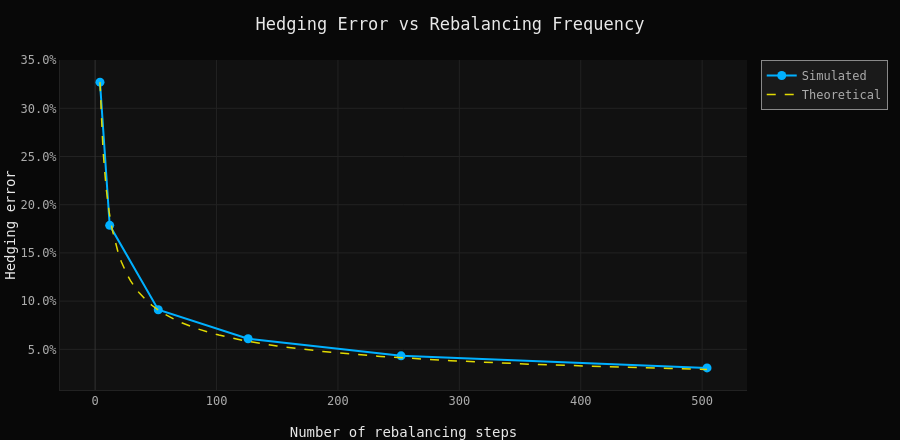

The notebook cell saved with this chart:
### Markdown cell above
## 5 · Hedging Error vs Rebalancing Frequency

Expected relationship: error ∝ 1/√n_steps

**Intuition**: at each step, the unhedged gamma exposure over interval dt produces a P&L of order ½·Γ·(ΔS)². Since (ΔS)² ∝ dt under GBM, each step contributes a variance of order dt². Summing over n = T/dt steps, the total variance scales as n · dt² = T · dt, which goes to zero as dt → 0 (i.e., n → ∞). Taking the square root gives std(P&L) ∝ √dt = √(T/n) ∝ 1/√n.

### Code cell
steps  = [4, 12, 52, 126, 252, 504]
labels = ["Quarterly", "Monthly", "Weekly", "Bi-weekly", "Daily", "Twice daily"]

df_freq = frequency_analysis(
    simulate_fn=simulate_gbm_paths,
    hedge_fn=run_delta_hedge,
    S0=config.S0, K=config.K, r=config.r, sigma=config.SIGMA, T=config.T,
    n_steps_range=steps, n_paths=500
)

# Theoretical 1/sqrt(n) fit
c_fit = df_freq["hedging_error"].iloc[0] * np.sqrt(df_freq["n_steps"].iloc[0])
n_fit = np.linspace(4, 504, 200)

fig = go.Figure()
fig.add_trace(go.Scatter(
    x=df_freq["n_steps"], y=df_freq["hedging_error"],
    mode="lines+markers", name="Simulated",
    line=dict(color=COLORS["blue"], width=2),
    marker=dict(size=9, color=COLORS["blue"]),
    text=labels, hovertemplate="%{text}<br>Error: %{y:.2%}"
))
fig.add_trace(go.Scatter(
    x=n_fit, y=c_fit / np.sqrt(n_fit),
    mode="lines", name="Theoretical",
    line=dict(color=COLORS["yellow"], dash="dash", width=1.5)
))
fig.update_layout(
    **LAYOUT,
    title="Hedging Error vs Rebalancing Frequency",
    xaxis_title="Number of rebalancing steps",
    yaxis_title="Hedging error", yaxis_tickformat=".1%",
)
fig.show()

### Figure 1 — Plotly figure (JSON) as saved in the notebook; plotly's stock layout.template omitted (floating-point values rounded to 4 significant figures; data arrays with more than 128 entries replaced by an {"elided": "..."} marker saying what was removed)
{"data": [{"hovertemplate": "%{text}<br>Error: %{y:.2%}", "line": {"color": "#00b0ff", "width": 2}, "marker": {"color": "#00b0ff", "size": 9}, "mode": "lines+markers", "name": "Simulated", "text": ["Quarterly", "Monthly", "Weekly", "Bi-weekly", "Daily", "Twice daily"], "type": "scatter", "x": [4, 12, 52, 126, 252, 504], "y": [0.3272, 0.1786, 0.09106, 0.06093, 0.04325, 0.03077]}, {"line": {"color": "#e1da02", "dash": "dash", "width": 1.5}, "mode": "lines", "name": "Theoretical", "type": "scatter", "x": {"elided": "200 float values"}, "y": {"elided": "200 float values"}}], "layout": {"font": {"color": "#e8e8e8", "family": "JetBrains Mono, Fira Code, monospace", "size": 12}, "height": 440, "legend": {"bgcolor": "#1a1a1a", "bordercolor": "#898989", "borderwidth": 1, "font": {"color": "#acacac", "size": 12}}, "margin": {"b": 50, "l": 60, "r": 30, "t": 60}, "paper_bgcolor": "#080808", "plot_bgcolor": "#111111", "title": {"text": "Hedging Error vs Rebalancing Frequency"}, "xaxis": {"gridcolor": "#222222", "linecolor": "#222222", "tickfont": {"color": "#acacac", "family": "JetBrains Mono, Fira Code, monospace"}, "title": {"text": "Number of rebalancing steps"}, "zerolinecolor": "#333333"}, "yaxis": {"gridcolor": "#222222", "linecolor": "#222222", "tickfont": {"color": "#acacac", "family": "JetBrains Mono, Fira Code, monospace"}, "tickformat": ".1%", "title": {"text": "Hedging error"}, "zerolinecolor": "#333333"}}}
